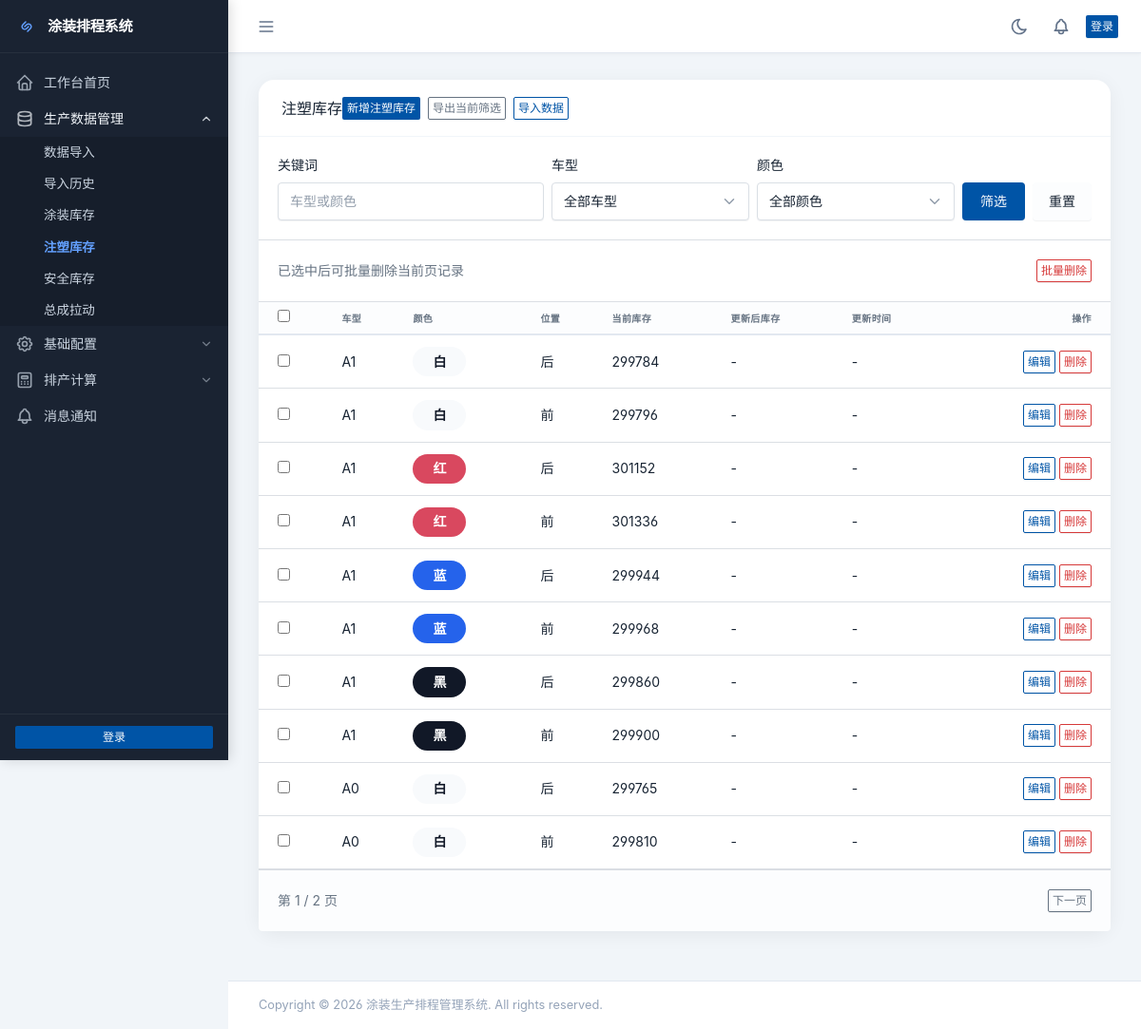
Before: /data/injection/ with the older database file.
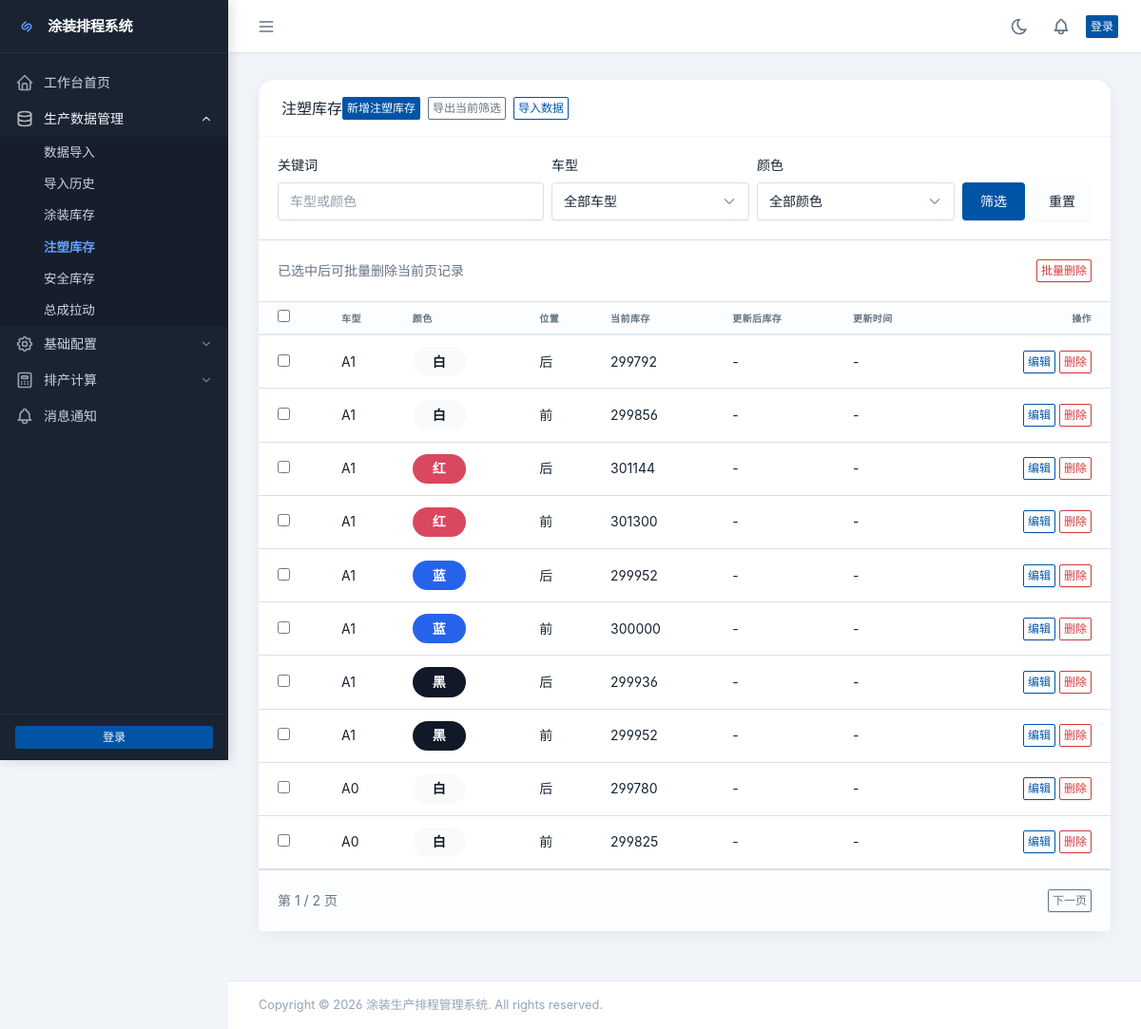
After: the same page with the newer database file.
### data/models.py (models this page shows, shortened)
class InjectionInventory(models.Model):
    product = models.OneToOneField(Product, on_delete=models.CASCADE, verbose_name="产品", related_name='injection_inventory')
    current_quantity = models.IntegerField(default=0, verbose_name="当前库存", validators=[MinValueValidator(0)])
    created_at = models.DateTimeField(auto_now_add=True, verbose_name="创建时间")
    updated_at = models.DateTimeField(auto_now=True, verbose_name="更新时间")
    class Meta:
        verbose_name = "注塑库存"
        verbose_name_plural = "注塑库存"
        ordering = ['-updated_at']

class Product(models.Model):
    vehicle_model = models.ForeignKey(VehicleModel, on_delete=models.CASCADE, verbose_name="车型", related_name='products')
    color = models.ForeignKey(Color, on_delete=models.CASCADE, verbose_name="颜色", related_name='products')
    position_type = models.ForeignKey(PositionType, on_delete=models.CASCADE, verbose_name="位置", related_name='products')
    hanging_count_per_vehicle = models.PositiveIntegerField(
        default=4, verbose_name="每车挂数",
        validators=[MinValueValidator(1), MaxValueValidator(10)]
    )
    yield_rate = models.DecimalField(
        max_digits=5, decimal_places=2,
        default=80.00,
        verbose_name="合格率(%)",
        validators=[MinValueValidator(0), MaxValueValidator(100)]
    )
    is_active = models.BooleanField(default=True, verbose_name="启用")
    created_at = models.DateTimeField(auto_now_add=True, verbose_name="创建时间")
    updated_at = models.DateTimeField(auto_now=True, verbose_name="更新时间")
    class Meta:
        verbose_name = "产品"
        verbose_name_plural = "产品"
        unique_together = ['vehicle_model', 'color', 'position_type']
        ordering = ['vehicle_model', 'color', 'position_type']

class VehicleModel(models.Model):
    name = models.CharField(max_length=50, unique=True, verbose_name="车型名称")
    created_at = models.DateTimeField(auto_now_add=True, verbose_name="创建时间")
    updated_at = models.DateTimeField(auto_now=True, verbose_name="更新时间")
    class Meta:
        verbose_name = "车型"
        verbose_name_plural = "车型"
        ordering = ['name']

class Color(models.Model):
    name = models.CharField(max_length=50, unique=True, verbose_name="颜色名称")
    created_at = models.DateTimeField(auto_now_add=True, verbose_name="创建时间")
    DISPLAY_MAP = {
        "red": ("红", "#d9485f", "#ffffff"),
        "blue": ("蓝", "#2563eb", "#ffffff"),
        "white": ("白", "#f8fafc", "#111827"),
        "black": ("黑", "#111827", "#ffffff"),
        "gray": ("灰", "#6b7280", "#ffffff"),
        "grey": ("灰", "#6b7280", "#ffffff"),
        "silver": ("银", "#cbd5e1", "#111827"),
        "green": ("绿", "#16a34a", "#ffffff"),
        "yellow": ("黄", "#facc15", "#111827"),
        "orange": ("橙", "#f97316", "#ffffff"),
        "brown": ("棕", "#92400e", "#ffffff"),
        "purple": ("紫", "#7c3aed", "#ffffff"),
        "pink": ("粉", "#ec4899", "#ffffff"),
    }
    class Meta:
        verbose_name = "颜色"
        verbose_name_plural = "颜色"
        ordering = ['name']
    @property
    def display_name(self):
        key = (self.name or "").strip().lower()
        if key in self.DISPLAY_MAP:
            return self.DISPLAY_MAP[key][0]
        return self.name
    @property
    def display_hex(self):
        key = (self.name or "").strip().lower()
        if key in self.DISPLAY_MAP:
            return self.DISPLAY_MAP[key][1]
        palette = ["#0f766e", "#1d4ed8", "#be185d", "#9a3412", "#4338ca", "#15803d"]
        seed = sum(ord(ch) for ch in key) if key else 0
        return palette[seed % len(palette)]
    @property
    def display_text_color(self):
        key = (self.name or "").strip().lower()
        if key in self.DISPLAY_MAP:
            return self.DISPLAY_MAP[key][2]
        return "#ffffff"

class PositionType(models.Model):
    name = models.CharField(max_length=10, choices=[('front', '前'), ('rear', '后')], unique=True)
    created_at = models.DateTimeField(auto_now_add=True, verbose_name="创建时间")
    class Meta:
        verbose_name = "位置类型"
        verbose_name_plural = "位置类型"

### data/views.py (the view)
# urls.py: path('injection/', views.injection_list, name='injection_list'),
def injection_list(request):
    inventories, filters = _filtered_inventory_queryset(request, InjectionInventory)
    page_obj = _paginate_queryset(request, inventories)
    return render(request, 'data/injection_list.html', {
        'inventories': page_obj.object_list,
        'page_obj': page_obj,
        'vehicles': VehicleModel.objects.all(),
        'colors': Color.objects.all(),
        'filters': filters,
    })

### data/templatetags/color_extras.py (called while the page is built)
@register.filter
def color_chip_style(color):
    if not color:
        return ""
    return (
        f"background:{color.display_hex};"
        f"color:{color.display_text_color};"
        "border-radius:999px;"
        "padding:0.35rem 0.75rem;"
        "display:inline-block;"
        "font-weight:600;"
        "min-width:3.5rem;"
        "text-align:center;"
    )

### data/views.py (called while the page is built)
def _paginate_queryset(request, queryset, per_page=10):
    paginator = Paginator(queryset, per_page)
    page_obj = paginator.get_page(request.GET.get("page") or 1)
    return page_obj

### painting/context_processors.py (called while the page is built)
def unread_count(request):
    if request.user.is_authenticated:
        unread_count = Notification.objects.filter(user=request.user, is_read=False).count()
    else:
        unread_count = 0
    return {
        'unread_count': unread_count,
    }

### templates/data/injection_list.html (shortened to what the changed rows need)
{% extends "base.html" %}
{% load django_bootstrap5 %}
{% load color_extras %}
{% block content %}
<div class="row row-cards">
    <div class="col-12">
        <div class="card">
            <form method="post" action="{% url 'data:injection_bulk_delete' %}" onsubmit="return confirmBulkDelete(this);">
            <div class="table-responsive">
                <table class="table card-table table-vcenter text-nowrap datatable">
                    <thead>
                        <tr>
                            <th><input type="checkbox" data-select-all></th>
                            <th>车型</th>
                            <th>颜色</th>
                            <th>位置</th>
                            <th>当前库存</th>
                            <th>更新后库存</th>
                            <th>更新时间</th>
                            <th class="text-end">操作</th>
                        </tr>
                    </thead>
                    <tbody>
                        {% for item in inventories %}
                        <tr>
                            <td><input type="checkbox" name="selected_ids" value="{{ item.id }}"></td>
                            <td>{{ item.product.vehicle_model.name }}</td>
                            <td><span style="{{ item.product.color|color_chip_style }}">{{ item.product.color.display_name }}</span></td>
                            <td>{{ item.product.position_type.get_name_display }}</td>
                            <td>{{ item.current_quantity }}</td>
                            <td>{{ item.updated_quantity|default:"-" }}</td>
                            <td>{{ item.update_time|date:"Y-m-d H:i:s"|default:"-" }}</td>
                            <td class="text-end">
                                <a href="{% url 'data:injection_update' item.id %}?next={{ request.get_full_path|urlencode }}" class="btn btn-outline-primary btn-sm">编辑</a>
                                <a href="{% url 'data:injection_delete' item.id %}?next={{ request.get_full_path|urlencode }}" class="btn btn-outline-danger btn-sm">删除</a>
                            </td>
                        </tr>
                        {% empty %}
                        <tr>
                            <td colspan="8" class="text-center text-muted py-4">暂无数据</td>
                        </tr>
                        {% endfor %}
                    </tbody>
                </table>
            </div>
            </form>
        </div>
    </div>
</div>
{% endblock %}

Changed rows visible on the page:
changed InjectionInventory (number 1 of 10 on the later page): current_quantity "299784" → "299792"
changed InjectionInventory (number 2 of 10 on the later page): current_quantity "299796" → "299856"
changed InjectionInventory (number 3 of 10 on the later page): current_quantity "301152" → "301144"
changed InjectionInventory (number 4 of 10 on the later page): current_quantity "301336" → "301300"
changed InjectionInventory (number 5 of 10 on the later page): current_quantity "299944" → "299952"
changed InjectionInventory (number 6 of 10 on the later page): current_quantity "299968" → "300000"
changed InjectionInventory (number 7 of 10 on the later page): current_quantity "299860" → "299936"
changed InjectionInventory (number 8 of 10 on the later page): current_quantity "299900" → "299952"
changed InjectionInventory (number 9 of 10 on the later page): current_quantity "299765" → "299780"
changed InjectionInventory (number 10 of 10 on the later page): current_quantity "299810" → "299825"
